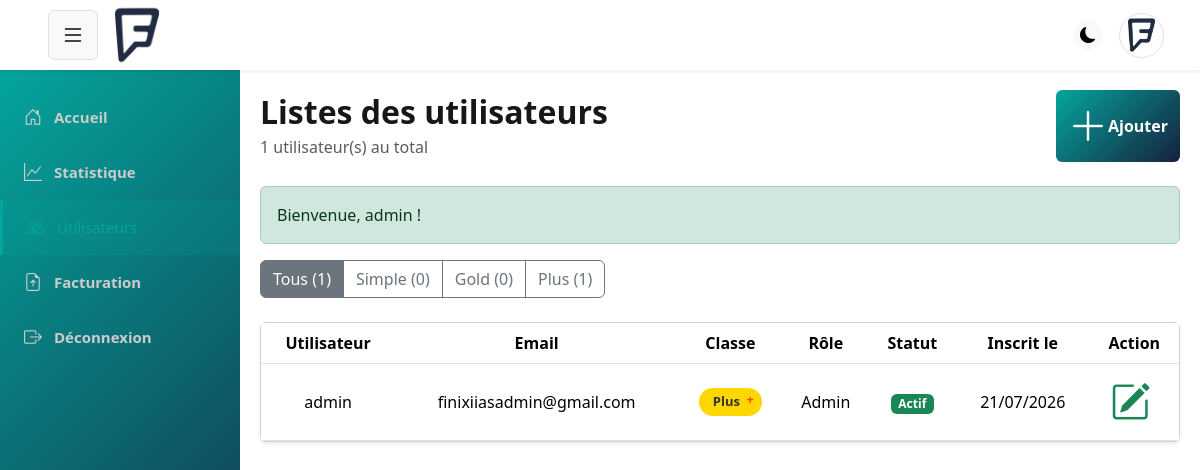
The app's page /index.php?route=admin/users (signed in) with its own data.
### tables this page shows
CREATE TABLE users (

    id INT AUTO_INCREMENT PRIMARY KEY,

    username VARCHAR(100) NOT NULL UNIQUE,

    nom VARCHAR(100) NOT NULL,

    prenom VARCHAR(100) NOT NULL,

    email VARCHAR(255) NOT NULL UNIQUE,

    password VARCHAR(255) NOT NULL,

    photo VARCHAR(255) DEFAULT 'default.png',

    classe ENUM('simple','gold','plus')
        NOT NULL DEFAULT 'simple',

    role ENUM('admin','user')
        NOT NULL DEFAULT 'user',

    is_active BOOLEAN DEFAULT TRUE,

    last_login DATETIME NULL,

    created_at TIMESTAMP DEFAULT CURRENT_TIMESTAMP,

    updated_at TIMESTAMP DEFAULT CURRENT_TIMESTAMP
        ON UPDATE CURRENT_TIMESTAMP,

    INDEX idx_email(email),
    INDEX idx_username(username),
    INDEX idx_classe(classe),
    INDEX idx_role(role)

);

### controllers/DashboardController.php (called while the page is built, shortened)
<?php
require_once __DIR__ . '/../config/database.php';
require_once __DIR__ . '/../models/User.php';
class DashboardController
{
    private $userModel;
    public function __construct()
    {
        $this->userModel = new User();
    }
    public function showAdminUsers()
    {
        $classeFilter = $_GET['classe'] ?? null;
        $users = $this->userModel->getAllUsers($classeFilter);
        $classCounts = $this->userModel->getClassCounts();
        $classeFilter = $classeFilter;
        require __DIR__ . '/../views/layouts/app.php';
    }
}

### models/User.php (called while the page is built, shortened)
<?php
require_once __DIR__ . '/../config/database.php';
class User
{
    private $conn;
    private $table = 'users';
    public function __construct()
    {
        $database = new Database();
        $this->conn = $database->getConnection();
    }
    public function getAllUsers($classe = null)
    {
        $sql = "SELECT id, username, nom, prenom, email, photo, classe, role, is_active, last_login, created_at
                FROM {$this->table}";
        $params = [];
        $sql .= " ORDER BY created_at DESC";
        $stmt = $this->conn->prepare($sql);
        $stmt->execute($params);
        return $stmt->fetchAll(PDO::FETCH_ASSOC);
    }
    public function getClassCounts()
    {
        $stmt = $this->conn->query(
            "SELECT classe, COUNT(*) AS total FROM {$this->table} WHERE is_active = 1 GROUP BY classe"
        );
        $rows = $stmt->fetchAll(PDO::FETCH_ASSOC);
        $result = ['simple' => 0, 'gold' => 0, 'plus' => 0];
        foreach ($rows as $row) {
            $result[$row['classe']] = (int) $row['total'];
        }
        return $result;
    }
}

### config/database.php (called while the page is built, shortened)
<?php
class Database {
    private $host = "localhost";
    private $db_name = "finixiias_dashboard";
    private $username = "finixiias_admin";
    private $password = "";
    public function getConnection() {
        $this->conn = null;
        try {
            $dsn = "mysql:host={$this->host};dbname={$this->db_name};charset=utf8mb4";
            $this->conn = new PDO($dsn, $this->username, $this->password, [
                PDO::ATTR_ERRMODE => PDO::ERRMODE_EXCEPTION,
                PDO::ATTR_DEFAULT_FETCH_MODE => PDO::FETCH_ASSOC
            ]);
        } catch(PDOException $e) {
            die("Erreur de connexion : " . $e->getMessage());
        }
        return $this->conn;
    }
}
?>

### views/admin/users.php (the view, shortened to what this page needs)
<div class="page-header d-flex justify-content-between align-items-center mb-4">
    <div>
        <h2 id="head" class="fw-bold mb-1">Listes des utilisateurs</h2>
        <p class="text-muted mb-0">
            <?= $classCounts['simple'] + $classCounts['gold'] + $classCounts['plus'] ?> utilisateur(s) au total
        </p>
    </div>
    <a href="index.php?route=admin/create-user" class="btn btn-primary d-flex justify-content-center align-items-center bolder">
        <i class="bi bi-plus-lg"></i> Ajouter
    </a>
</div>
<?php if (isset($_SESSION['success'])): ?>
    <div class="alert alert-success"><?= htmlspecialchars($_SESSION['success']); unset($_SESSION['success']); ?></div>
<?php endif; ?>
<div class="btn-group mb-4" role="group">
    <a href="index.php?route=admin/users" class="btn btn-outline-secondary <?= empty($classeFilter) ? 'active' : '' ?>">
        Tous (<?= $classCounts['simple'] + $classCounts['gold'] + $classCounts['plus'] ?>)
    </a>
    <a href="index.php?route=admin/users&classe=simple" class="btn btn-outline-secondary <?= $classeFilter === 'simple' ? 'active' : '' ?>">
        Simple (<?= $classCounts['simple'] ?>)
    </a>
    <a href="index.php?route=admin/users&classe=gold" class="btn btn-outline-secondary <?= $classeFilter === 'gold' ? 'active' : '' ?>">
        Gold (<?= $classCounts['gold'] ?>)
    </a>
    <a href="index.php?route=admin/users&classe=plus" class="btn btn-outline-secondary <?= $classeFilter === 'plus' ? 'active' : '' ?>">
        Plus (<?= $classCounts['plus'] ?>)
    </a>
</div>
<div class="card shadow-sm">
    <div class="table-responsive">
        <table class="table table-hover align-middle mb-0">
            <thead>
                <tr>
                    <th class="text-center">Utilisateur</th>
                    <th class="text-center">Email</th>
                    <th class="text-center">Classe</th>
                    <th class="text-center">Rôle</th>
                    <th class="text-center">Statut</th>
                    <th class="text-center">Inscrit le</th>
                    <th class="text-center">Action</th>
                </tr>
            </thead>
            <tbody>
                <?php if (empty($users)): ?>
                    <tr><td colspan="7" class="text-center text-muted py-4">Aucun utilisateur trouvé.</td></tr>
                <?php else: ?>
                    <?php foreach ($users as $u): ?>
                        <tr>
                            <td class="text-center"><?= htmlspecialchars($u['username']) ?></td>
                            <td class="text-center"><?= htmlspecialchars($u['email']) ?></td>
                            <td class="text-center">
                                <span class="class-badge class-<?= $u['classe'] ?>">
                                    <?= ucfirst($u['classe']) ?>
                                </span>
                            </td>
                            <td class="text-center"><?= $u['role'] === 'admin' ? 'Admin' : 'Utilisateur' ?></td>
                            <td class="text-center">
                                <?php if ($u['is_active']): ?>
                                    <span class="badge bg-success">Actif</span>
                                <?php else: ?>
                                    <span class="badge bg-secondary">Désactivé</span>
                                <?php endif; ?>
                            </td>
                            <td class="text-center"><?= date('d/m/Y', strtotime($u['created_at'])) ?></td>
                            <td class="text-center">
                                <a href="index.php?route=admin/edit-user&id=<?= $u['id'] ?>" class="me-2">
                                   <i class="bi bi-pencil-square text-success"></i>
                                </a>
                            </td>
                        </tr>
                    <?php endforeach; ?>
                <?php endif; ?>
            </tbody>
        </table>
    </div>
</div>

### assets/css/style.css (style rules this page uses)
:root { --color-primary: #04a59d; --color-secondary: #171717; --color-white: #ffffff; --color-black: #000000; }
.bi { font-size: 40px; }
.class-badge { display: inline-block; padding: 4px 14px; border-radius: 20px; font-weight: bold; font-size: 13px; }
.class-plus { background: gold; color: #333; position: relative; padding-right: 22px; }
.class-plus::after { content: '+'; position: absolute; top: 2px; right: 8px; font-weight: bold; color: #ff4500; }
.btn-primary { background: linear-gradient(135deg, #04a59d 0%, #16213e 100%); border: none; color: white; }

### assets/css/navbar.css (style rules this page uses)
.bolder { font-weight: bolder; }

### assets/css/sidebar.css (style rules this page uses)
:root { --sidebar-width: 240px; }

### assets/css/dashboard.css (style rules this page uses)
.page-header h2 { color: var(--color-secondary, #171717); }

### records on screen
users: username "admin", email "finixiiasadmin@gmail.com", classe "Plus", role "Admin", is_active "Actif", created_at "21/07/2026"

### other values on screen
$classCounts['simple'] + $classCounts['gold'] + $classCounts['plus'] "1"
$_SESSION['success'] "Bienvenue, admin !"
$classCounts['simple'] "0"
$classCounts['gold'] "0"
$classCounts['plus'] "1"
